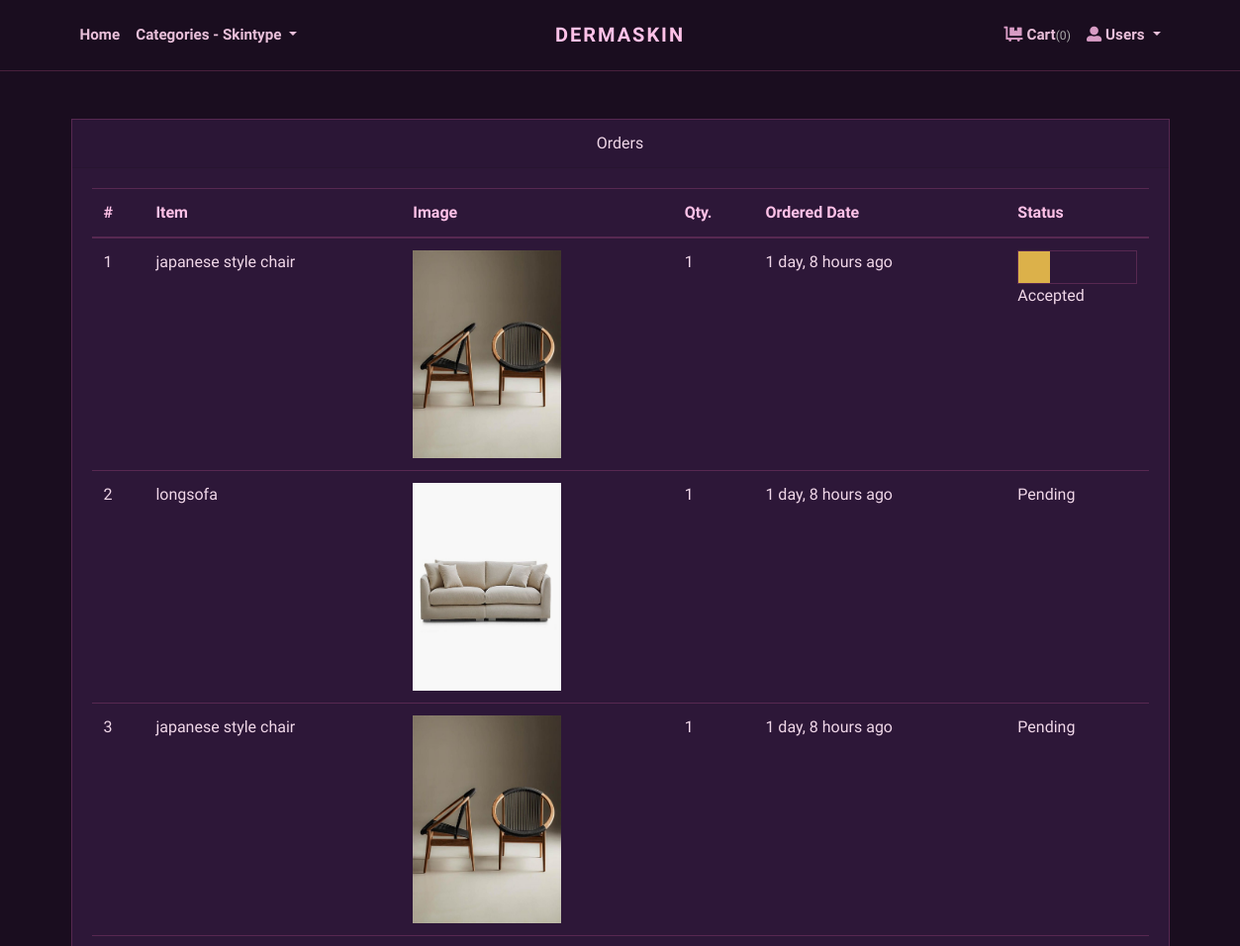
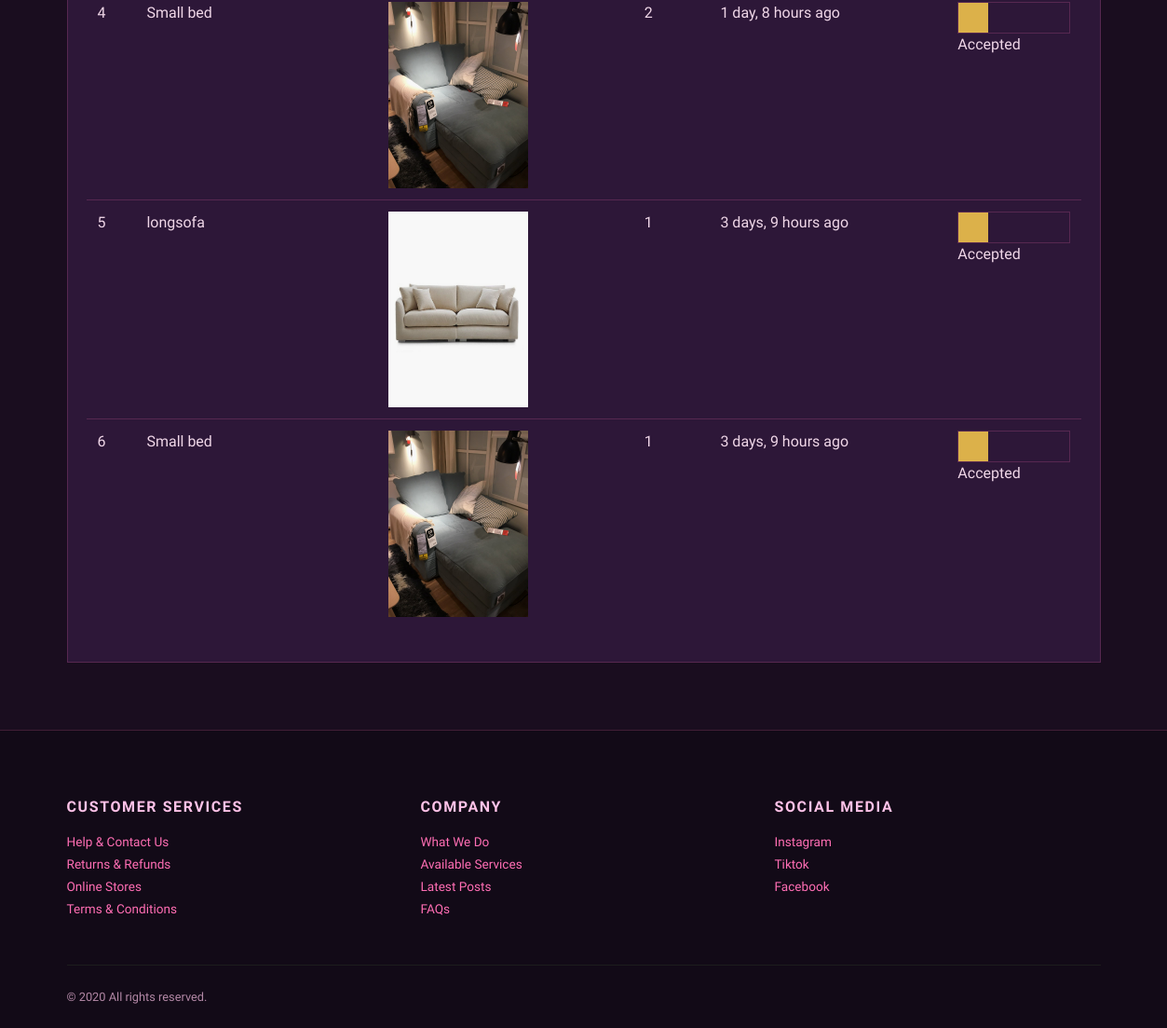
Before: /orders/ (signed in) with the older database file (2 pictures, top to bottom).
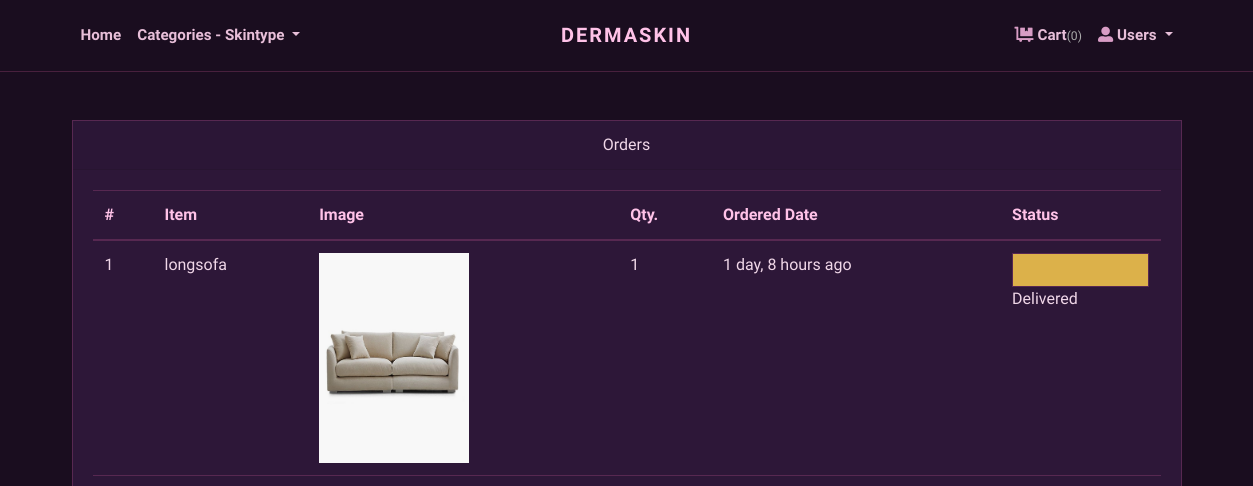
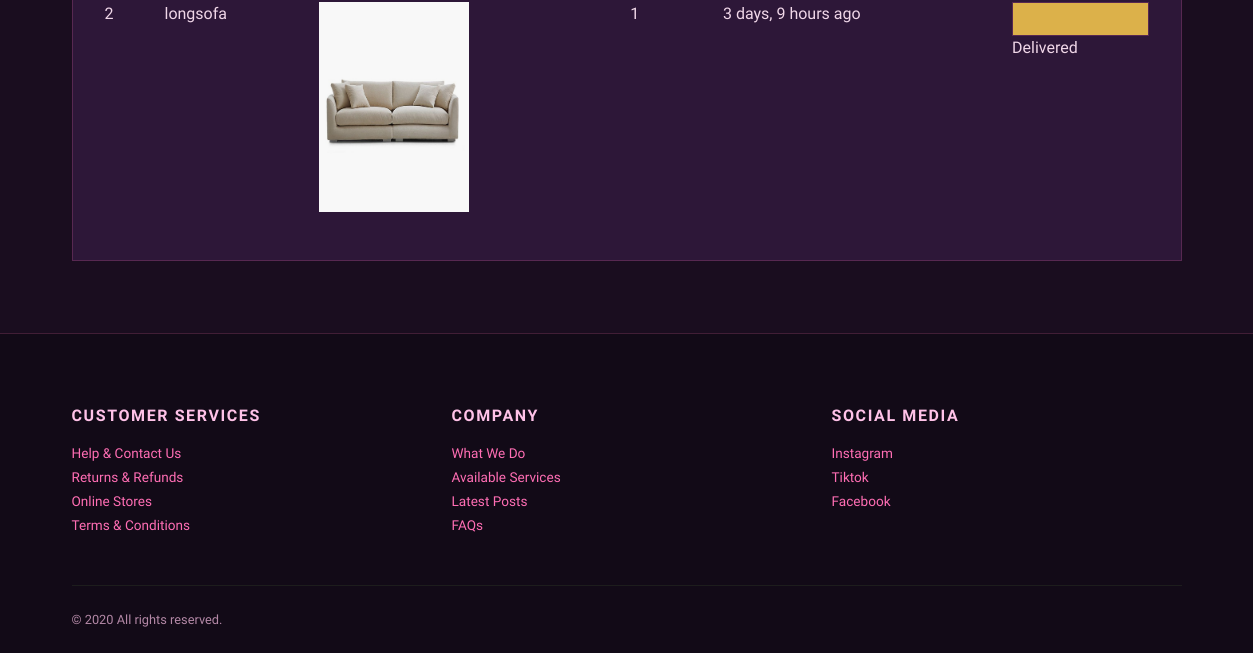
After: the same page with the newer database file (2 pictures, top to bottom).
### store/models.py (models this page shows, shortened)
class Order(models.Model):
    user = models.ForeignKey(User, verbose_name="User", on_delete=models.CASCADE)
    address = models.ForeignKey(Address, verbose_name="Shipping Address", on_delete=models.CASCADE)
    product = models.ForeignKey(Product, verbose_name="Product", on_delete=models.CASCADE)
    quantity = models.PositiveIntegerField(verbose_name="Quantity")
    payment_method = models.CharField(
        max_length=10,
        default="COD"
    )
    payment_proof = models.ImageField(
        upload_to='payment_proofs',
        blank=True,
        null=True,
        verbose_name="Payment Proof Screenshot"
    )
    payment_status = models.CharField(
        choices=PAYMENT_STATUS_CHOICES,
        max_length=20,
        default="Pending",
        verbose_name="Payment Verification Status"
    )
    payment_verified_at = models.DateTimeField(
        blank=True,
        null=True,
        verbose_name="Payment Verified Date"
    )
    admin_notes = models.TextField(
        blank=True,
        null=True,
        verbose_name="Admin Notes"
    )
    ordered_date = models.DateTimeField(auto_now_add=True, verbose_name="Ordered Date")
    status = models.CharField(
        choices=STATUS_CHOICES,
        max_length=50,
        default="Pending"
    )

class Product(models.Model):
    title = models.CharField(max_length=150, verbose_name="Product Title")
    slug = models.SlugField(max_length=160, verbose_name="Product Slug")
    sku = models.CharField(max_length=255, unique=True, verbose_name="Unique Product ID (SKU)")
    short_description = models.TextField(verbose_name="Short Description")
    detail_description = models.TextField(blank=True, null=True, verbose_name="Detail Description")
    product_image = models.ImageField(upload_to='product', blank=True, null=True, verbose_name="Product Image")
    price = models.DecimalField(max_digits=8, decimal_places=2)
    category = models.ForeignKey(Category, verbose_name="Product Categoy", on_delete=models.CASCADE)
    is_active = models.BooleanField(verbose_name="Is Active?")
    is_featured = models.BooleanField(verbose_name="Is Featured?")
    created_at = models.DateTimeField(auto_now_add=True, verbose_name="Created Date")
    updated_at = models.DateTimeField(auto_now=True, verbose_name="Updated Date")
    class Meta:
        verbose_name_plural = 'Products'
        ordering = ('-created_at', )

### store/views.py (the view)
# urls.py: path('orders/', views.orders, name="orders"),
@login_required
def orders(request):
    orders = Order.objects.filter(user=request.user).order_by('-ordered_date')
    return render(request, 'store/orders.html', {'orders': orders})

### store/context_preprocessors.py (called while the page is built)
def store_menu(request):
    categories = Category.objects.filter(is_active=True)
    context = {
        'categories_menu': categories,
    }
    return context

def cart_menu(request):
    if request.user.is_authenticated:
        cart_items= Cart.objects.filter(user=request.user)
        context = {
            'cart_items': cart_items,
        }
    else:
        context = {}
    return context

### templates/store/orders.html (shortened to what this page needs)
{% extends 'base.html' %}
{% load static %}
{% load humanize %}
    {% block content %}
      <div class="container py-5">
        <div class="row">
          <div class="col-lg-12">
            <div class="card mb-4" id="tables">
              <div class="card-header text-center">Orders</div>
              <div class="card-body">
                <table class="table table-hover">
                  <thead>
                    <tr>
                      <th>#</th>
                      <th>Item</th>
                      <th>Image</th>
                      <th>Qty.</th>
                      <th>Ordered Date</th>
                      <th>Status</th>
                    </tr>
                  </thead>
                  <tbody>
                    {% if orders %}
                    {% for order in orders %}
                    <tr>
                      <td>{{forloop.counter}}</td>
                      <td>{{order.product.title}}</td>
                      <td>
                        {% if order.product.product_image %}
                          <img src="{{order.product.product_image.url}}" alt="{{order.product.product_ttile}}" style="width:150px;">
                        {% endif %}
                      </td>
                      <td>{{order.quantity}}</td>
                      <td>{{order.ordered_date|naturaltime}}</td>
                      <td>
                        {% if order.status == 'Accepted' %}
                        <div class="bg-light border border-primary">
                            <div class="p-3 bg-primary" style="width:0;"></div>
                        </div>
                        {% endif %}
                        {% if order.status == 'Delivered' %}
                        <div class="bg-light border border-primary">
                            <div class="p-3 bg-primary" style="width:100%;"></div>
                        </div>
                        {% endif %}
                        {{order.status}}
                      </td>
                    </tr>
                    {% endfor %}
                    {% endif %}
                  </tbody>
                </table>
              </div>
            </div>
          </div>
        </div>
      </div>
{% endblock content %}

Changed rows visible on the page:
removed Order: product "japanese style chair", product.product_image (picture), quantity "1", ordered_date "1 day, 8 hours ago", status "Accepted"
removed Order: product "japanese style chair", product.product_image (picture), quantity "1", ordered_date "1 day, 8 hours ago", status "Pending"
removed Order: product "Small bed", product.product_image (picture), quantity "2", ordered_date "1 day, 8 hours ago", status "Accepted"
removed Order: product "Small bed", product.product_image (picture), quantity "1", ordered_date "3 days, 9 hours ago", status "Accepted"
changed Order "1 day, 8 hours ago": status "Pending" → "Delivered"
changed Order "3 days, 9 hours ago": status "Accepted" → "Delivered"
